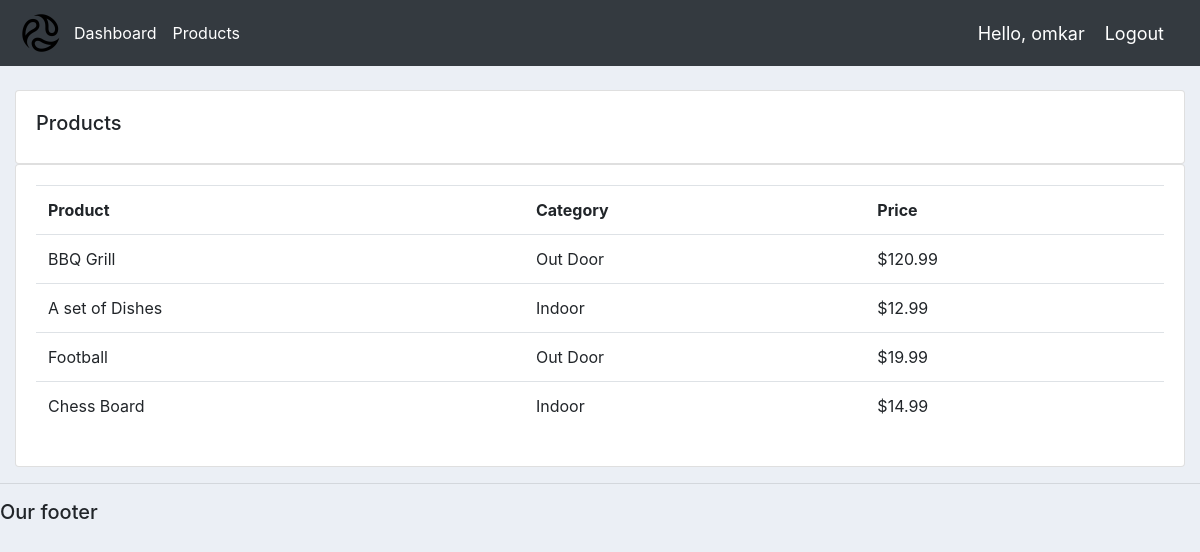
/product/ (signed in), run on the app's committed database.
### accounts/models.py (models this page shows, shortened)
class Product(models.Model):
	CATEGORY = (
			('Indoor', 'Indoor'),
			('Out Door', 'Out Door'),
			)
	name = models.CharField(max_length=200, null=True)
	price=models.FloatField(null=True)
	category=models.CharField(max_length=200, null=True,choices=CATEGORY)
	description=models.CharField(max_length=2000, null=True,blank=True)
	date_created = models.DateTimeField(auto_now_add=True, null=True)
	tag=models.ManyToManyField(Tag,blank=True)

### accounts/decoraters.py (the view)
        def wrapper(request,*args,**kwargs):
                group = None
                if request.user.groups.exists():
                    group = request.user.groups.all()[0].name
                if group in allowed_roles:
                    return view_func(request, *args, **kwargs)
                else:
                    return HttpResponse('You are not authorized to view this page')

### accounts/decoraters.py (called while the page is built)
def allowed_user(allowed_roles=[]):
    def decorater(view_func):
        def wrapper(request,*args,**kwargs):
                group = None
                if request.user.groups.exists():
                    group = request.user.groups.all()[0].name
                if group in allowed_roles:
                    return view_func(request, *args, **kwargs)
                else:
                    return HttpResponse('You are not authorized to view this page')
        return wrapper
    return decorater

### accounts/views.py (called while the page is built)
@login_required(login_url='login')
@allowed_user(['admin'])
def product(request):
    Products=Product.objects.all()
    return render(request,'accounts/products.html',{'Product_dict':Products})

### accounts/templates/accounts/products.html
{%extends 'accounts/main.html'    %}
{% block content %}
<br>
<div class="row">
    <div class="col-md">
        <div class="card card-body">
            <h5>Products</h5>
        </div>
        <div class="card card-body">
            <table class="table">
                <tr>
                    <th>Product</th>
                    <th>Category</th>
                    <th>Price</th>
                </tr>
            {% for product in Product_dict %}
            <tr>
                <td>{{product.name}}</td>
                <td>{{product.category}}</td>
                <td>${{product.price}}</td>
            </tr>
            {% endfor %}
        </table>
        </div>
    </div>
</div>
    {% endblock %}

### accounts/templates/accounts/Navbar.html (shortened to what this page needs)
{% load static %}
<nav class="navbar navbar-expand-lg navbar-dark bg-dark">
    <img src="{% static '/images/logo.png' %}" alt="logo"  style="max-width: 100%; height: 50px;;">
    <div class="collapse navbar-collapse" id="navbarNav">
      <ul class="navbar-nav">
        <li class="nav-item active">
          <a class="nav-link" href="{% url 'home'%}">Dashboard</a>
        </li>
        <li class="nav-item active">
          <a class="nav-link" href="{% url 'product'%}">Products</a>
        </li>
      </ul>
      </div>
      <span class="hello-msg">Hello, {{request.user}}</span>
      <span ><a  class="hello-msg" href="{% url 'logout' %}">Logout</a></span>
  </nav>

### static/css/main.css (style rules this page uses)
body { background-color: #ebeff5; }

### accounts/templates/accounts/Navbar.html (style rules this page uses)
.hello-msg { font-size: 18px; color: #fff; margin-right: 20px; }

### data on the page
Product: name "BBQ Grill", category "Out Door", price "120.99"
Product: name "A set of Dishes", category "Indoor", price "12.99"
Product: name "Football", category "Out Door", price "19.99"
Product: name "Chess Board", category "Indoor", price "14.99"

### other printed values
{{ request.user }} "omkar"
